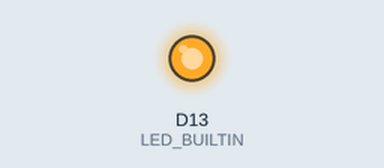
Simulated run of this program. Board: STM32 Nucleo. Parts: output pins drawn as LEDs (lit = HIGH).

Above: at 0.7 s.
At 2.6 s:
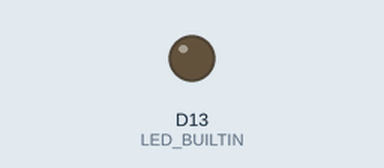
Timing chart, 0 to 3.3 s (numbered marks = the images above):
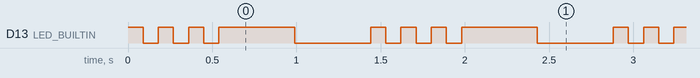

The program:

main.cpp
```cpp
#include <Arduino.h>

void setup() {
  // put your setup code here, to run once:
  pinMode(LED_BUILTIN,OUTPUT);
}

void loop() {
  digitalWrite(LED_BUILTIN,HIGH);
  delay(90);
  digitalWrite(LED_BUILTIN,LOW);
  delay(90);
  digitalWrite(LED_BUILTIN,HIGH);
  delay(90);
  digitalWrite(LED_BUILTIN,LOW);
  delay(90);
  digitalWrite(LED_BUILTIN,HIGH);
  delay(90);
  digitalWrite(LED_BUILTIN,LOW);
  delay(90);
  digitalWrite(LED_BUILTIN,HIGH);
  delay(450);
  digitalWrite(LED_BUILTIN,LOW);
  delay(450);
}
```

Measured:
- by itself, D13 (LED_BUILTIN): repeats every 1.4 s: 2 × (LOW 0.09 s, HIGH 0.09 s), LOW 0.09 s, HIGH 0.45 s, LOW 0.45 s, HIGH 0.09 s
- by itself, everything shown: repeats every 1.4 s, in 4 steps
